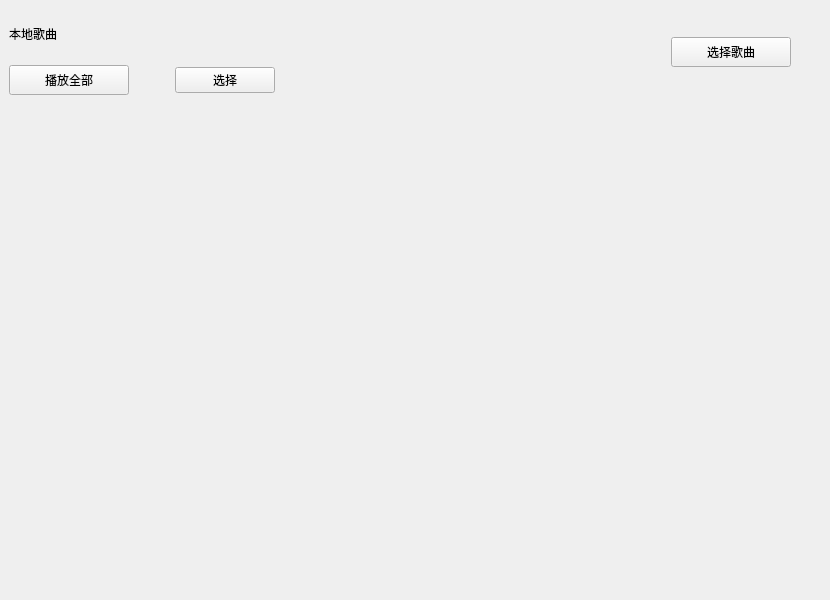
          <widget class="PopUpAniStackedWidget" name="stackedWidget">
           <property name="minimumSize">
            <size>
             <width>0</width>
             <height>600</height>
            </size>
           </property>
           <property name="frameShape">
            <enum>QFrame::NoFrame</enum>
           </property>
           <property name="lineWidth">
            <number>0</number>
           </property>
           <property name="currentIndex">
            <number>2</number>
           </property>
           <widget class="QWidget" name="page">
            <widget class="ComboBox" name="ComboBox">
             <property name="geometry">
              <rect>
               <x>220</x>
               <y>200</y>
               <width>77</width>
               <height>32</height>
              </rect>
             </property>
            </widget>
            <widget class="TransparentPushButton" name="TransparentPushButton">
             <property name="geometry">
              <rect>
               <x>50</x>
               <y>300</y>
               <width>176</width>
               <height>30</height>
              </rect>
             </property>
             <property name="text">
              <string>Transparent push button</string>
             </property>
            </widget>
           </widget>
           <widget class="QWidget" name="page_2"/>
           <widget class="QWidget" name="page_3">
            <layout class="QVBoxLayout" name="verticalLayout_6">
             <item>
              <layout class="QHBoxLayout" name="horizontalLayout_8">
               <item>
                <layout class="QVBoxLayout" name="verticalLayout_5">
                 <item>
                  <widget class="TitleLabel" name="TitleLabel">
                   <property name="minimumSize">
                    <size>
                     <width>120</width>
                     <height>50</height>
                    </size>
                   </property>
                   <property name="maximumSize">
                    <size>
                     <width>120</width>
                     <height>50</height>
                    </size>
                   </property>
                   <property name="text">
                    <string>本地歌曲</string>
                   </property>
                  </widget>
                 </item>
                 <item>
                  <layout class="QHBoxLayout" name="horizontalLayout_6">
                   <item>
                    <widget class="PrimaryPushButton" name="playall">
                     <property name="minimumSize">
                      <size>
                       <width>120</width>
                       <height>30</height>
                      </size>
                     </property>
                     <property name="maximumSize">
                      <size>
                       <width>120</width>
                       <height>30</height>
                      </size>
                     </property>
                     <property name="text">
                      <string>播放全部</string>
                     </property>
                    </widget>
                   </item>
                   <item>
                    <spacer name="horizontalSpacer_9">
                     <property name="orientation">
                      <enum>Qt::Horizontal</enum>
                     </property>
                     <property name="sizeType">
                      <enum>QSizePolicy::Fixed</enum>
                     </property>
                     <property name="sizeHint" stdset="0">
                      <size>
                       <width>40</width>
                       <height>20</height>
                      </size>
                     </property>
                    </spacer>
                   </item>
                   <item>
                    <widget class="TransparentTogglePushButton" name="selectmore">
                     <property name="minimumSize">
                      <size>
                       <width>100</width>
                       <height>0</height>
                      </size>
                     </property>
                     <property name="maximumSize">
                      <size>
                       <width>100</width>
                       <height>16777215</height>
                      </size>
                     </property>
                     <property name="text">
                      <string>选择</string>
                     </property>
                    </widget>
                   </item>
                   <item>
                    <spacer name="horizontalSpacer_10">
                     <property name="orientation">
                      <enum>Qt::Horizontal</enum>
                     </property>
                     <property name="sizeHint" stdset="0">
                      <size>
                       <width>40</width>
                       <height>20</height>
                      </size>
                     </property>
                    </spacer>
                   </item>
                  </layout>
                 </item>
                </layout>
               </item>
               <item>
                <spacer name="horizontalSpacer_2">
                 <property name="orientation">
                  <enum>Qt::Horizontal</enum>
                 </property>
                 <property name="sizeType">
                  <enum>QSizePolicy::Fixed</enum>
                 </property>
                 <property name="sizeHint" stdset="0">
                  <size>
                   <width>350</width>
                   <height>20</height>
                  </size>
                 </property>
                </spacer>
               </item>
               <item>
                <widget class="PrimaryPushButton" name="selectsongs">
                 <property name="minimumSize">
                  <size>
                   <width>120</width>
                   <height>30</height>
                  </size>
                 </property>
                 <property name="maximumSize">
                  <size>
                   <width>120</width>
                   <height>30</height>
                  </size>
                 </property>
                 <property name="text">
                  <string>选择歌曲</string>
                 </property>
                </widget>
               </item>
               <item>
                <spacer name="horizontalSpacer_12">
                 <property name="orientation">
                  <enum>Qt::Horizontal</enum>
                 </property>
                 <property name="sizeHint" stdset="0">
                  <size>
                   <width>30</width>
                   <height>20</height>
                  </size>
                 </property>
                </spacer>
               </item>
              </layout>
             </item>
             <item>
              <widget class="TableWidget" name="localmusic">
               <property name="font">
                <font>
                 <family>Segoe UI</family>
                 <pointsize>-1</pointsize>
                 <italic>false</italic>
                 <bold>false</bold>
                </font>
               </property>
               <property name="layoutDirection">
                <enum>Qt::LeftToRight</enum>
               </property>
               <property name="styleSheet">
                <string notr="true">QTableView {
    background: transparent;
    outline: none;
    border: none;
    font: 16px 'Segoe UI', 'Microsoft YaHei';
    selection-background-color: transparent;
    alternate-background-color: transparent;
	padding-top: 20px;
	padding-bottom: 20px
}

QTableView[isBorderVisible=true] {
    border: 1px solid rgba(0, 0, 0, 15);
}

QTableView::item {
    background: transparent;
    border: 0px;
    padding-left: 16px;
    padding-right: 16px;
    height: 80px;
}


QTableView::indicator {
    width: 18px;
    height: 18px;
    border-radius: 5px;
    border: none;
    background-color: transparent;
}


QHeaderView {
    background-color: transparent;
}

QHeaderView::section {
    background-color: transparent;
    color: rgb(96, 96, 96);
    padding-left: 5px;
    padding-right: 5px;
    border: 1px solid rgba(0, 0, 0, 15);
    font: 13px 'Segoe UI', 'Microsoft YaHei', 'PingFang SC';
}

QHeaderView::section:horizontal {
    border-left: none;
    height: 33px;
}

QTableView[isBorderVisible=true] QHeaderView::section:horizontal {
    border-top: none;
}

QHeaderView::section:horizontal:last {
    border-right: none;
}

QHeaderView::section:vertical {
    border-top: none;
}

QHeaderView::section:checked {
    background-color: transparent;
}

QHeaderView::down-arrow {
    subcontrol-origin: padding;
    subcontrol-position: center right;
    margin-right: 6px;
    image: url(:/qfluentwidgets/images/table_view/Down_black.svg);
}

QHeaderView::up-arrow {
    subcontrol-origin: padding;
    subcontrol-position: center right;
    margin-right: 6px;
    image: url(:/qfluentwidgets/images/table_view/Up_black.svg);
}

QTableCornerButton::section {
    background-color: transparent;
    border: 1px solid rgba(0, 0, 0, 15);
}

QTableCornerButton::section:pressed {
    background-color: rgba(0, 0, 0, 12);
}</string>
               </property>
               <property name="editTriggers">
                <set>QAbstractItemView::NoEditTriggers</set>
               </property>
               <property name="selectionMode">
                <enum>QAbstractItemView::NoSelection</enum>
               </property>
               <property name="selectionBehavior">
                <enum>QAbstractItemView::SelectRows</enum>
               </property>
               <property name="textElideMode">
                <enum>Qt::ElideRight</enum>
               </property>
               <property name="verticalScrollMode">
                <enum>QAbstractItemView::ScrollPerPixel</enum>
               </property>
              </widget>
             </item>
            </layout>
           </widget>
           <widget class="QWidget" name="page_4"/>
           <widget class="QWidget" name="page_5"/>
          </widget>
